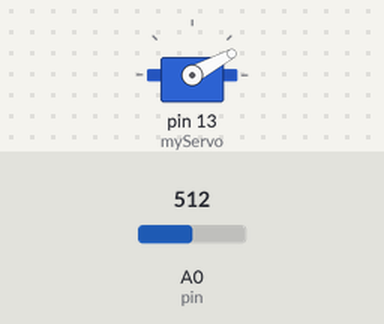
Simulated run of this sketch. Board: Arduino Uno, built with avr-gcc and run on an emulated ATmega328P. Shown: servo. The test bench sets the inputs (shaded band); at power-on: A0 (pin) = 512.

Above: at 1.2 s.
1.3 s: A0 (pin) set to 716
At 2.0 s:
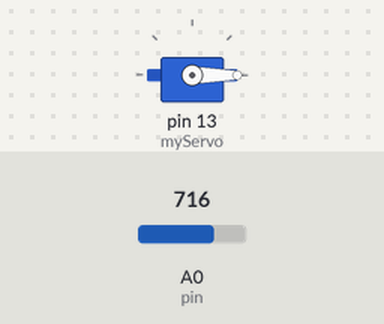
2.8 s: A0 (pin) set to 900
At 3.2 s:
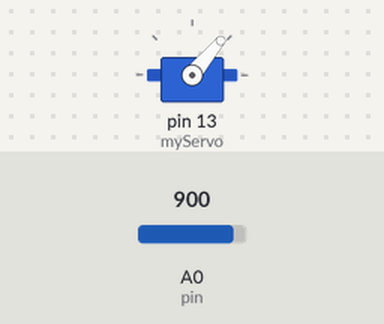
4.3 s: A0 (pin) set to 1023
At 5.5 s:
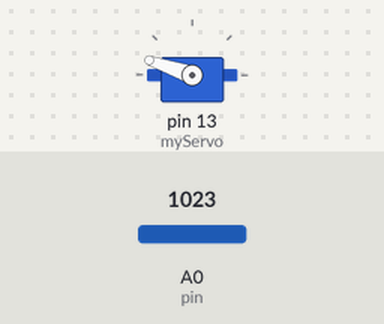
5.8 s: A0 (pin) set to 306
At 6.9 s:
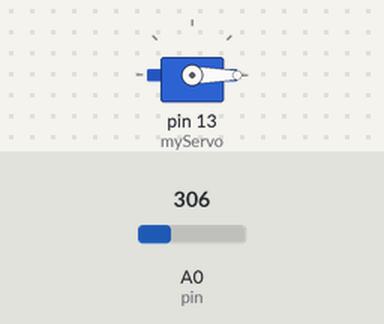
Timing chart, 0 to 8.3 s (numbered marks = the images above; inputs shaded):
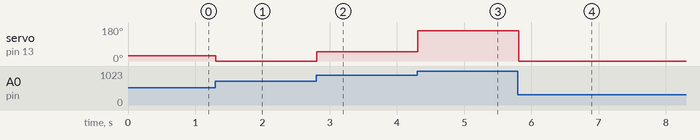

The sketch:

FlexServo.ino
```cpp
#include <Servo.h>

Servo myServo;
int pin = A0;

void setup(){
  Serial.begin(9600);
  pinMode(pin,INPUT);
  myServo.attach(13);
}
void loop(){
  int flex = analogRead(pin);//with 10k resistor, 480-680(bent)
  myServo.write(180*(flex-480)/(680-480));
  delay(100);
}
```

Measured:
- after the input at 1.3 s, servo on pin 13 (myServo): 28° → 0° at once
- after the input at 2.8 s, servo on pin 13 (myServo): 0° → 50° at once
- after the input at 4.3 s, servo on pin 13 (myServo): 50° → 161° at once
- after the input at 5.8 s, servo on pin 13 (myServo): 161° → 0° at once
